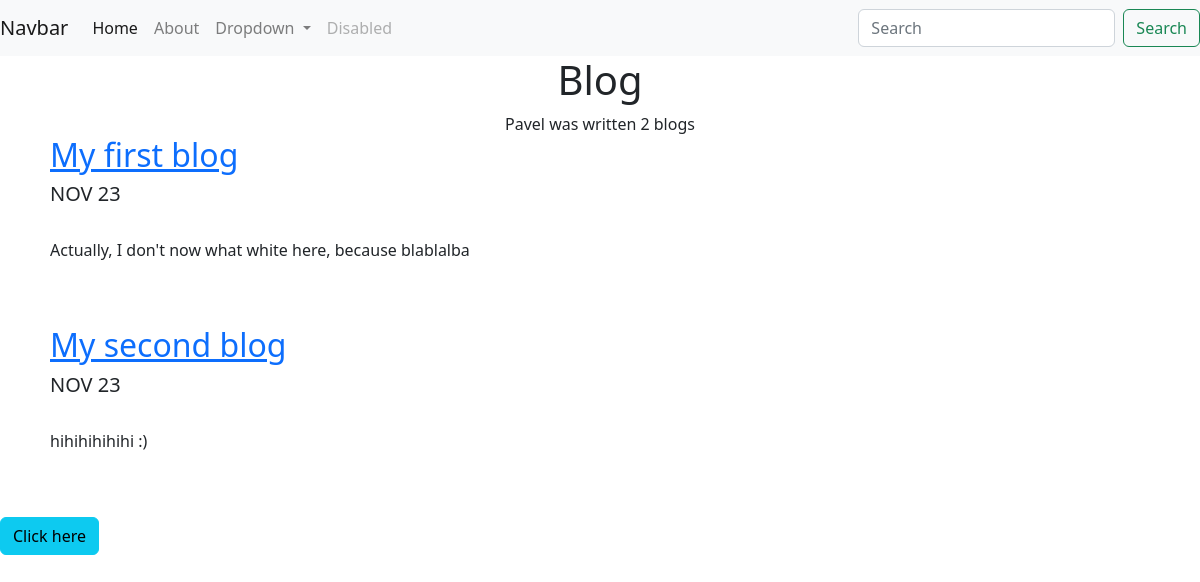
The page /blog/ on the database as committed earlier.
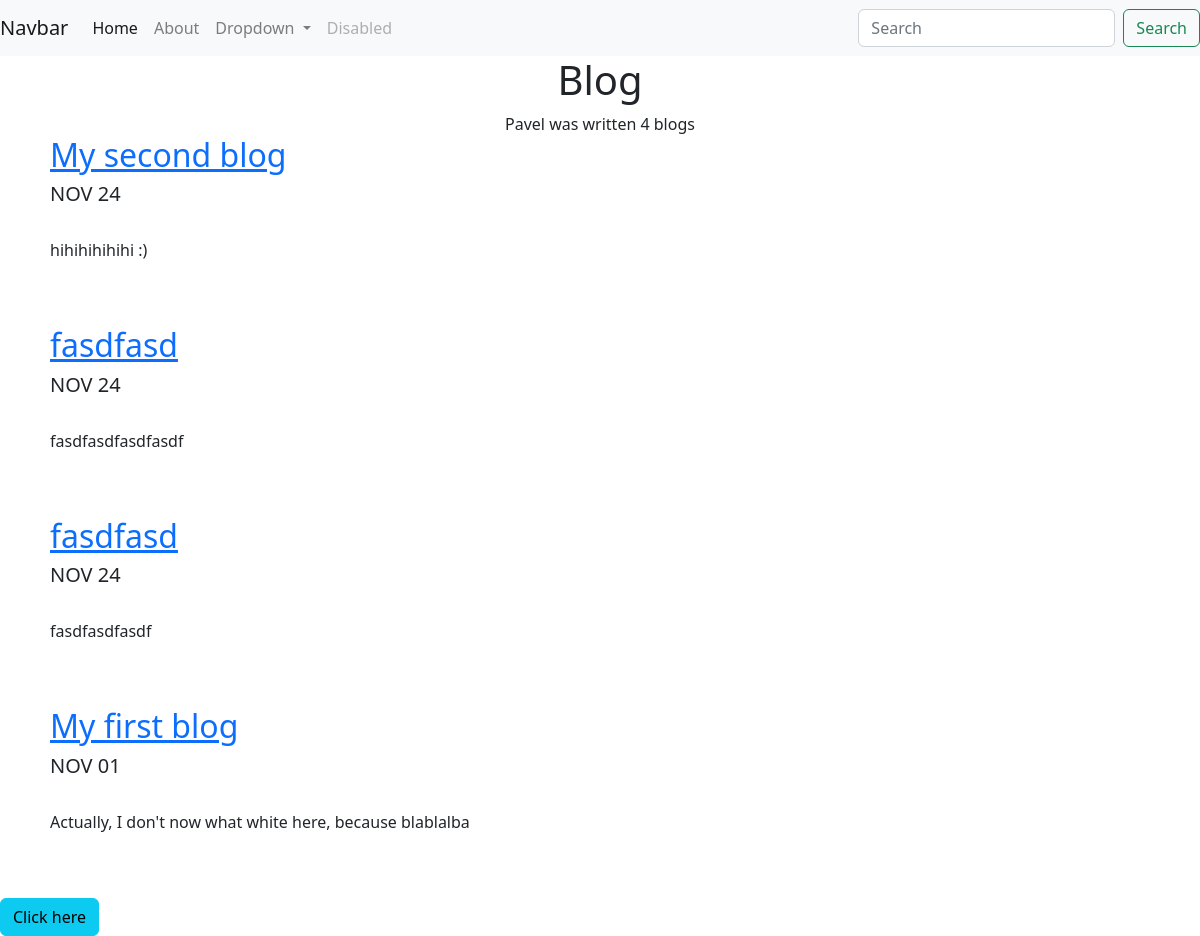
The same page on the database as committed later.
### blog/models.py (models this page shows, shortened)
class Blog(models.Model):
    Title = models.CharField(max_length=200)
    Date = models.DateField()
    Text = models.TextField()

### blog/views.py (the view)
# urls.py: path("", views.all_blogs, name="all_blogs"),
def all_blogs(request):
    blogs = Blog.objects.order_by('-Date')
    amount_of_blogs = len(blogs)
    return render(request, 'blog/all_blogs.html', {'amount_of_blogs': amount_of_blogs,
                                                   'blogs': blogs})

### blog/templates/blog/all_blogs.html (shortened to what this page needs)
{% extends 'portfolio/base.html' %}
{% block content %}
<link href="https://cdn.jsdelivr.net/npm/bootstrap@5.2.3/dist/css/bootstrap.min.css" rel="stylesheet">
<div class="container text-center">
    <h1>Blog</font></h1>
    Pavel was written {{ amount_of_blogs }} blog{{ amount_of_blogs|pluralize }}
</div>
<div style="margin-left:50px;">
    {% for blog in blogs %}
    <a href="{% url 'blog:detail' blog.id %}"><h2>{{ blog.Title }}</h2></a>
    <h5>{{ blog.Date|date:'M d'|upper }}</h5><br>
    <p>{{ blog.Text|striptags|truncatechars:500 }}</p>
    <br><br>
    {% endfor %}
    </div>
<a href="{% url 'home' %}" class="btn btn-info">Click here</a>
{% endblock %}

### portfolio/templates/portfolio/base.html (shortened to what this page needs)
<!doctype html>
<html lang="en">
  <head>
    <link rel="stylesheet" href="https://cdn.jsdelivr.net/npm/bootstrap@4.4.1/dist/css/bootstrap.min.css">
  </head>
  <body>
  <nav class="navbar navbar-expand-lg navbar-light bg-light">
  <a class="navbar-brand" href="#">Navbar</a>
  <div class="collapse navbar-collapse" id="navbarSupportedContent">
    <ul class="navbar-nav mr-auto">
      <li class="nav-item active">
        <a class="nav-link" href="#">Home <span class="sr-only">(current)</span></a>
      </li>
      <li class="nav-item">
        <a class="nav-link" href="#">About</a>
      </li>
      <li class="nav-item dropdown">
        <a class="nav-link dropdown-toggle" href="#" id="navbarDropdown" role="button" data-toggle="dropdown" aria-haspopup="true" aria-expanded="false">
          Dropdown
        </a>
      </li>
      <li class="nav-item">
        <a class="nav-link disabled" href="#" tabindex="-1" aria-disabled="true">Disabled</a>
      </li>
    </ul>
    <form class="form-inline my-2 my-lg-0">
      <input class="form-control mr-sm-2" type="search" placeholder="Search" aria-label="Search">
      <button class="btn btn-outline-success my-2 my-sm-0" type="submit">Search</button>
    </form>
  </div>
</nav>
  {% block content %}{% endblock %}
  </body>
</html>

Rows that differ between the two databases and show on the page:
changed Blog "My second blog": Date "NOV 23" → "NOV 24"; moves up the list
added Blog: Title "fasdfasd", Date "NOV 24", Text "fasdfasdfasdfasdf"
added Blog: Title "fasdfasd", Date "NOV 24", Text "fasdfasdfasdf"
changed Blog "My first blog": Date "NOV 23" → "NOV 01"
Other text that changed with them:
{{ amount_of_blogs }}: "2" → "4"
